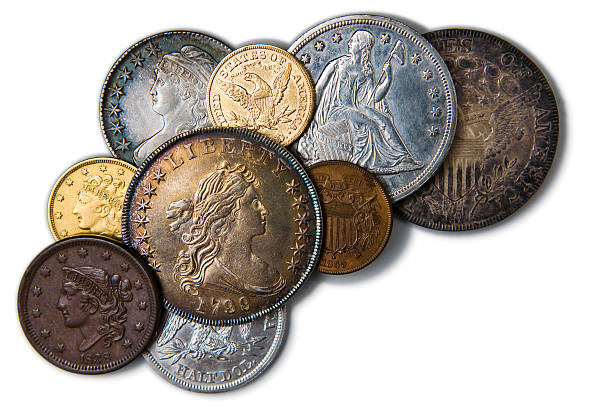
#> input picture Topics/coins.jpg, 612 x 408 px
$ python hough_circle_transform.py
#> lines starting #> are read from the running program, lines starting #| are printed output that depends on the picture; after the words box and inside, x2 and y2 are one past the last pixel; in counts of white or black regions, pixels touching at a corner belong together
import cv2
import numpy as np
import matplotlib.pyplot as plt

# Step 1: Load image and detect edges
img = cv2.imread("../coins.jpg", cv2.IMREAD_GRAYSCALE)
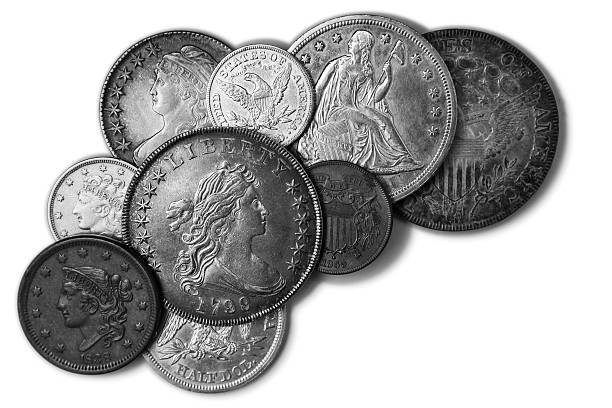
#> img: shape (408, 612); min 0, max 255, mean 174.5
edges = cv2.Canny(img, 100, 200)
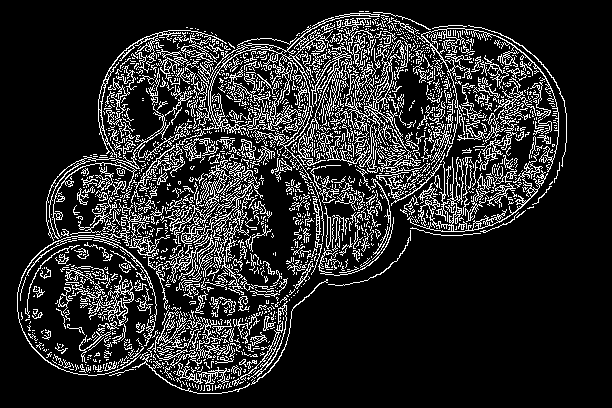
#> edges: shape (408, 612); 15.6% white in thin lines or dots, all inside (x1, y1, x2, y2) = (17, 11, 567, 394)

# Step 2: Create a 3D accumulator (a, b, r)
height, width = edges.shape
#> height = 408; width = 612
r_min, r_max = 10, 50
accumulator = np.zeros((height, width, r_max - r_min), dtype=np.uint64)

# Step 3: Loop through edge points
edge_points = np.argwhere(edges > 0)
#> edge_points = 39055 pairs, first value 11 to 393, second value 17 to 566
#> (the run stopped early here; a loop or call above may not have finished)
